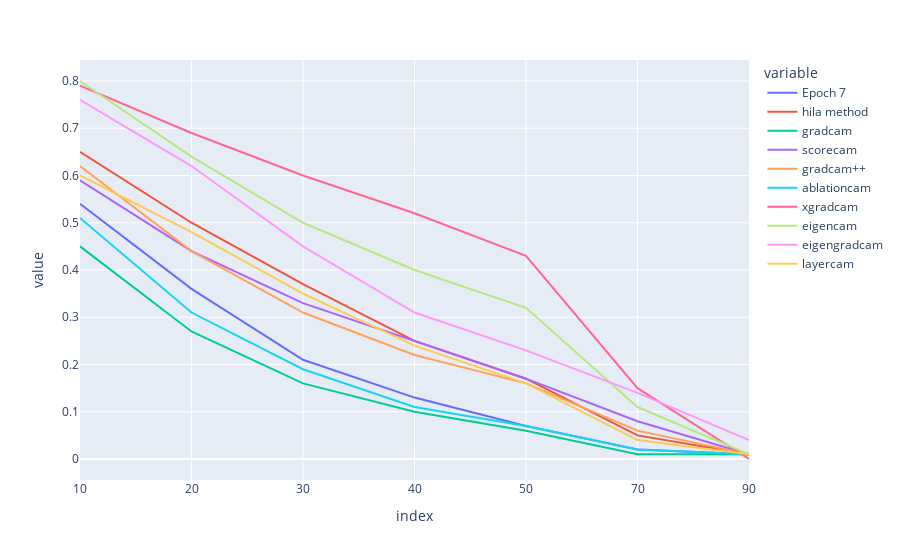

This figure's notebook cell:
### Code cell
tame.join(hila).join(other).plot()

### Figure 1 — Plotly figure (JSON) as saved in the notebook; plotly's stock layout.template omitted (floating-point values rounded to 4 significant figures)
{"data": [{"hovertemplate": "variable=Epoch 7<br>index=%{x}<br>value=%{y}<extra></extra>", "legendgroup": "Epoch 7", "line": {"color": "#636efa", "dash": "solid"}, "marker": {"symbol": "circle"}, "mode": "lines", "name": "Epoch 7", "orientation": "v", "showlegend": true, "type": "scatter", "x": ["10", "20", "30", "40", "50", "70", "90"], "xaxis": "x", "y": [0.54, 0.36, 0.21, 0.13, 0.07, 0.02, 0.01], "yaxis": "y"}, {"hovertemplate": "variable=hila method<br>index=%{x}<br>value=%{y}<extra></extra>", "legendgroup": "hila method", "line": {"color": "#EF553B", "dash": "solid"}, "marker": {"symbol": "circle"}, "mode": "lines", "name": "hila method", "orientation": "v", "showlegend": true, "type": "scatter", "x": ["10", "20", "30", "40", "50", "70", "90"], "xaxis": "x", "y": [0.65, 0.5, 0.37, 0.25, 0.17, 0.05, 0.01], "yaxis": "y"}, {"hovertemplate": "variable=gradcam<br>index=%{x}<br>value=%{y}<extra></extra>", "legendgroup": "gradcam", "line": {"color": "#00cc96", "dash": "solid"}, "marker": {"symbol": "circle"}, "mode": "lines", "name": "gradcam", "orientation": "v", "showlegend": true, "type": "scatter", "x": ["10", "20", "30", "40", "50", "70", "90"], "xaxis": "x", "y": [0.45, 0.27, 0.16, 0.1, 0.06, 0.01, 0.01], "yaxis": "y"}, {"hovertemplate": "variable=scorecam<br>index=%{x}<br>value=%{y}<extra></extra>", "legendgroup": "scorecam", "line": {"color": "#ab63fa", "dash": "solid"}, "marker": {"symbol": "circle"}, "mode": "lines", "name": "scorecam", "orientation": "v", "showlegend": true, "type": "scatter", "x": ["10", "20", "30", "40", "50", "70", "90"], "xaxis": "x", "y": [0.59, 0.44, 0.33, 0.25, 0.17, 0.08, 0.01], "yaxis": "y"}, {"hovertemplate": "variable=gradcam++<br>index=%{x}<br>value=%{y}<extra></extra>", "legendgroup": "gradcam++", "line": {"color": "#FFA15A", "dash": "solid"}, "marker": {"symbol": "circle"}, "mode": "lines", "name": "gradcam++", "orientation": "v", "showlegend": true, "type": "scatter", "x": ["10", "20", "30", "40", "50", "70", "90"], "xaxis": "x", "y": [0.62, 0.44, 0.31, 0.22, 0.16, 0.06, 0.01], "yaxis": "y"}, {"hovertemplate": "variable=ablationcam<br>index=%{x}<br>value=%{y}<extra></extra>", "legendgroup": "ablationcam", "line": {"color": "#19d3f3", "dash": "solid"}, "marker": {"symbol": "circle"}, "mode": "lines", "name": "ablationcam", "orientation": "v", "showlegend": true, "type": "scatter", "x": ["10", "20", "30", "40", "50", "70", "90"], "xaxis": "x", "y": [0.51, 0.31, 0.19, 0.11, 0.07, 0.02, 0.01], "yaxis": "y"}, {"hovertemplate": "variable=xgradcam<br>index=%{x}<br>value=%{y}<extra></extra>", "legendgroup": "xgradcam", "line": {"color": "#FF6692", "dash": "solid"}, "marker": {"symbol": "circle"}, "mode": "lines", "name": "xgradcam", "orientation": "v", "showlegend": true, "type": "scatter", "x": ["10", "20", "30", "40", "50", "70", "90"], "xaxis": "x", "y": [0.79, 0.69, 0.6, 0.52, 0.43, 0.15, 0], "yaxis": "y"}, {"hovertemplate": "variable=eigencam<br>index=%{x}<br>value=%{y}<extra></extra>", "legendgroup": "eigencam", "line": {"color": "#B6E880", "dash": "solid"}, "marker": {"symbol": "circle"}, "mode": "lines", "name": "eigencam", "orientation": "v", "showlegend": true, "type": "scatter", "x": ["10", "20", "30", "40", "50", "70", "90"], "xaxis": "x", "y": [0.8, 0.64, 0.5, 0.4, 0.32, 0.11, 0.01], "yaxis": "y"}, {"hovertemplate": "variable=eigengradcam<br>index=%{x}<br>value=%{y}<extra></extra>", "legendgroup": "eigengradcam", "line": {"color": "#FF97FF", "dash": "solid"}, "marker": {"symbol": "circle"}, "mode": "lines", "name": "eigengradcam", "orientation": "v", "showlegend": true, "type": "scatter", "x": ["10", "20", "30", "40", "50", "70", "90"], "xaxis": "x", "y": [0.76, 0.62, 0.45, 0.31, 0.23, 0.14, 0.04], "yaxis": "y"}, {"hovertemplate": "variable=layercam<br>index=%{x}<br>value=%{y}<extra></extra>", "legendgroup": "layercam", "line": {"color": "#FECB52", "dash": "solid"}, "marker": {"symbol": "circle"}, "mode": "lines", "name": "layercam", "orientation": "v", "showlegend": true, "type": "scatter", "x": ["10", "20", "30", "40", "50", "70", "90"], "xaxis": "x", "y": [0.6, 0.48, 0.35, 0.24, 0.16, 0.04, 0.01], "yaxis": "y"}], "layout": {"legend": {"title": {"text": "variable"}, "tracegroupgap": 0}, "margin": {"t": 60}, "xaxis": {"anchor": "y", "domain": [0, 1], "title": {"text": "index"}}, "yaxis": {"anchor": "x", "domain": [0, 1], "title": {"text": "value"}}}}
